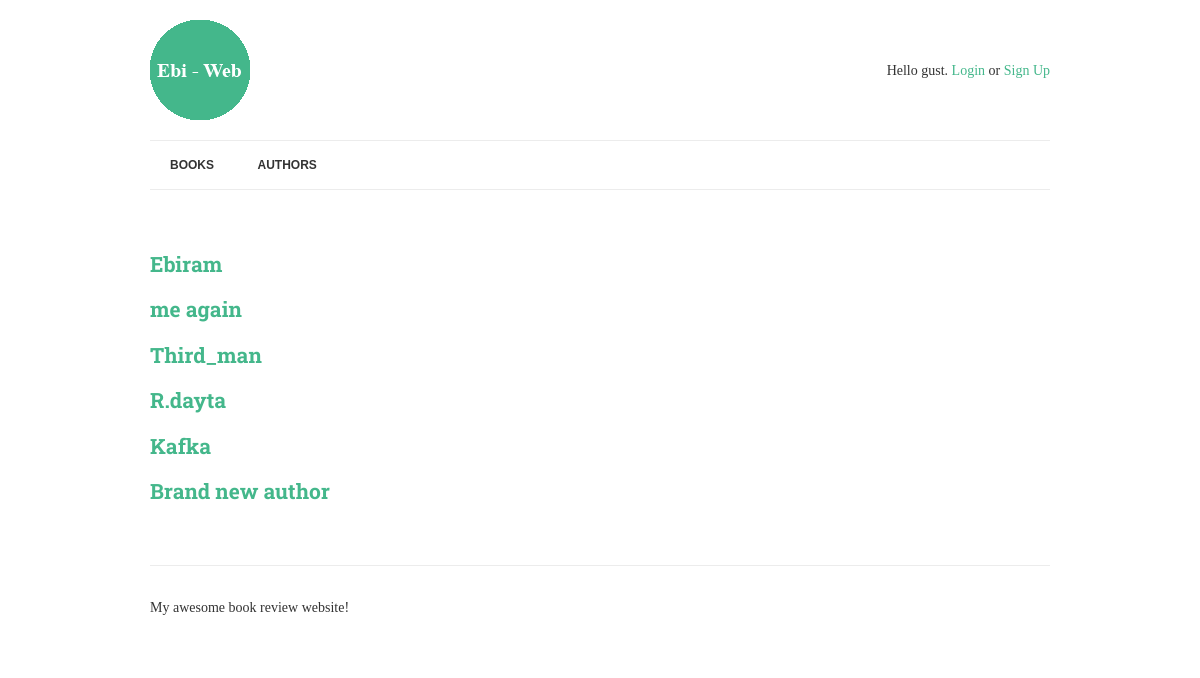
/authors/, run on an earlier commit of the app's database.
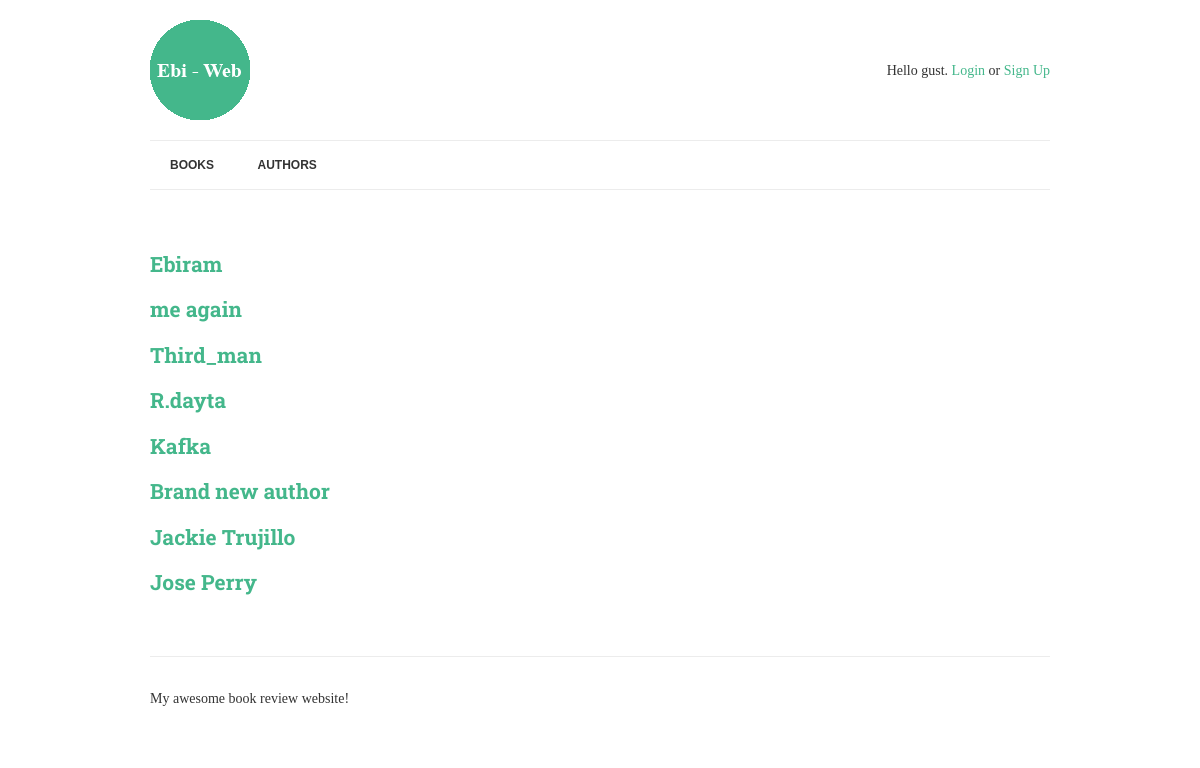
And on a later commit of the database.
### books/models.py (models this page shows, shortened)
class Author(models.Model):
	name = models.CharField(max_length=70,help_text=' Use pen name,not Real name',
							 unique=True)

### books/views.py (the view)
# urls.py: path('authors/',AuthorList.as_view(),name="authors"),
class AuthorList(View):
    def get(self, request):
        authors=Author.objects.annotate( #count wich authors how many books have.
            published_books=Count('books')
        ).filter(
			published_books__gt=0
		) #filter only authors that have at least 1 publish books
        context= {
             "authors":authors, #this related with authors.html file for knows as authors
        }
        return render(request, "authors.html", context)

### books/templates/authors.html
{% extends "base.html" %}
{% block content %}
        {% for author in authors %}  <! -- authors in this loop related to the contex (dictionary var) in views.py file-->
            <h2><a href="{% url 'author-detail' author.pk%}"> {{author.name}} </a></h2>
        {% endfor %}
{% endblock %}

### web_test/template/base.html (shortened to what this page needs)
{% load static %}
<!doctype html>
<html>
	<head>
		<link rel="stylesheet" href="{% static 'css/normalize.css'%}">
		<link rel="stylesheet" href="{% static 'css/style.css'%}">
	</head>
	<body>
		<div class="container">
			<header>
				<img src="{% static 'img/logo.png'%}" alt="Web_test!" class="logo"/>
				<div class="welcome">
					{% if request.user.is_authenticated %}
						<p>hello <b>{{ request.user.username|title }} </b> , You last logged in {{ request.user.last_login|date:"D d M Y" }} <a href="{% url 'logout' %}">Logout </a></p>
					{% else %}
						<p>Hello gust. <a href="{% url 'login' %}">Login </a> or <a href="{% url 'registration' %}">Sign Up</a></p>
					{% endif %}
				</div>
			</header>
			 <nav>
				<a href="{% url 'books'  %}"> books </a>
				<a href="{% url 'authors'  %}"> authors </a>
			</nav>
			<main>
                {% block content %}{% endblock %}
			</main>
			<footer>
				<p>My awesome book review website! </p>
			</footer>
		</div>
	</body>
</html>

### web_test/static/css/style.css (style rules this page uses)
.container { width: 900px; max-width: 90%; margin: 0 auto; padding: 0; }
header { border-bottom: 1px solid #ececec; padding: 20px 0; display: table; width: 100%; }
footer { border-top: 1px solid #ececec; padding: 20px 0; margin-top: 60px; }
.logo { padding-right: 20px; display: table-cell; }
.welcome { display: table-cell; vertical-align: middle; text-align: right; line-height: 1.5; }
nav { clear: both; border-bottom: 1px solid #ececec; margin-bottom: 60px; }
nav a { font-size: 12px; font-weight: bold; line-height: 18px; padding: 15px 20px; display: inline-block; text-transform: uppercase; font-family: Arial, serif; color: #333; }
body { font-family: 'Merriweather', serif; color: #333; font-size: 14px; }
h1, h2, h3, h4, h5, h6 { font-family: 'Roboto Slab', serif; }
a { color: #44B78B; text-decoration: none; }

What changed in the data, as far as the page shows it:
added Author: name "Jackie Trujillo"
added Author: name "Jose Perry"
